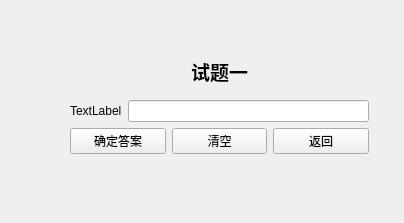
<?xml version="1.0" encoding="UTF-8"?>
<ui version="4.0">
 <class>text_one</class>
 <widget class="QWidget" name="text_one">
  <property name="geometry">
   <rect>
    <x>0</x>
    <y>0</y>
    <width>404</width>
    <height>223</height>
   </rect>
  </property>
  <property name="windowTitle">
   <string>Form</string>
  </property>
  <widget class="QWidget" name="layoutWidget">
   <property name="geometry">
    <rect>
     <x>70</x>
     <y>50</y>
     <width>299</width>
     <height>104</height>
    </rect>
   </property>
   <layout class="QVBoxLayout" name="verticalLayout_2">
    <item>
     <widget class="QLabel" name="label">
      <property name="text">
       <string>&lt;html&gt;&lt;head/&gt;&lt;body&gt;&lt;p align=&quot;center&quot;&gt;&lt;span style=&quot; font-size:14pt; font-weight:700;&quot;&gt;试题一&lt;/span&gt;&lt;/p&gt;&lt;/body&gt;&lt;/html&gt;</string>
      </property>
     </widget>
    </item>
    <item>
     <layout class="QVBoxLayout" name="verticalLayout">
      <item>
       <layout class="QHBoxLayout" name="horizontalLayout">
        <item>
         <widget class="QLabel" name="question">
          <property name="text">
           <string>TextLabel</string>
          </property>
         </widget>
        </item>
        <item>
         <widget class="QLineEdit" name="in_lineEdit"/>
        </item>
       </layout>
      </item>
      <item>
       <layout class="QHBoxLayout" name="horizontalLayout_2">
        <item>
         <widget class="QPushButton" name="ensureButton">
          <property name="text">
           <string>确定答案</string>
          </property>
         </widget>
        </item>
        <item>
         <widget class="QPushButton" name="clearButton">
          <property name="text">
           <string>清空</string>
          </property>
         </widget>
        </item>
        <item>
         <widget class="QPushButton" name="exitButton">
          <property name="text">
           <string>返回</string>
          </property>
         </widget>
        </item>
       </layout>
      </item>
     </layout>
    </item>
   </layout>
  </widget>
 </widget>
 <resources/>
 <connections/>
</ui>
